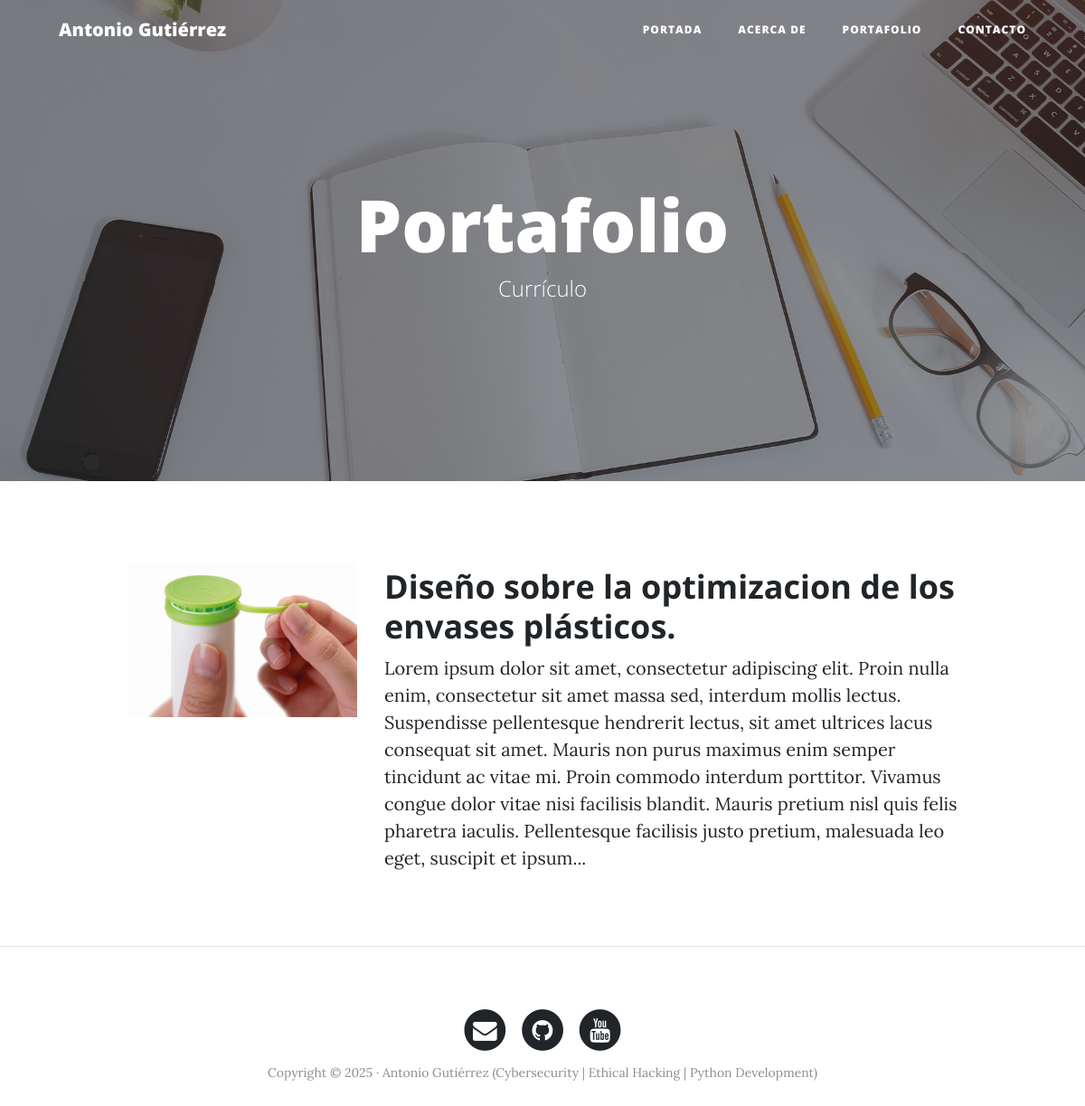
/portfolio/, run on an earlier commit of the app's database.
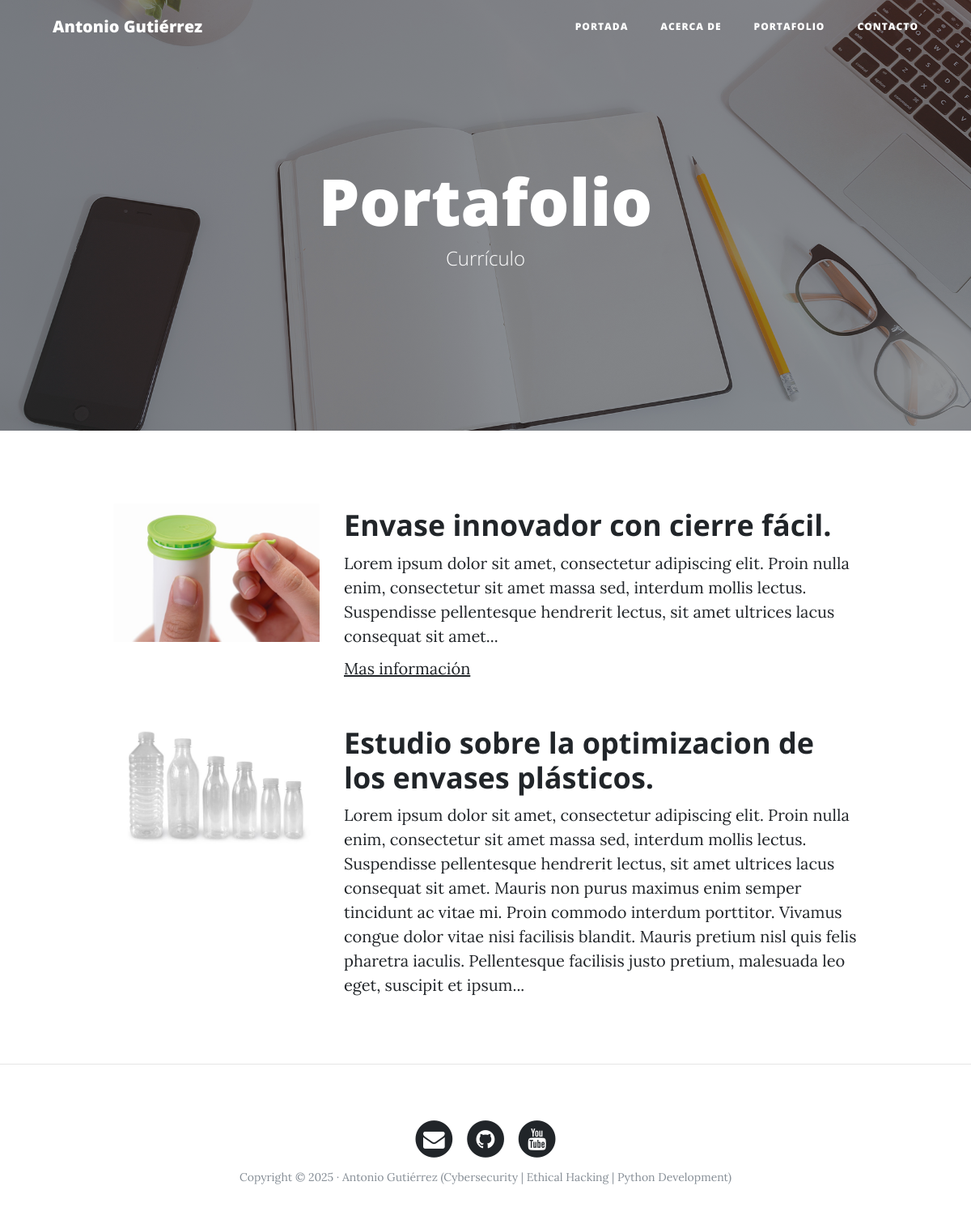
And on a later commit of the database.
### portfolio/models.py (models this page shows, shortened)
class Project(models.Model): # pylint: disable=missing-class-docstring
    title = models.CharField(max_length=200, verbose_name="Titulo")
    description = models.TextField(verbose_name="Descripción")
    image = models.ImageField(verbose_name="Imagen", upload_to="projects")
    link = models.URLField(verbose_name="Link",null=True, blank=True)
    created = models.DateTimeField(auto_now_add=True, verbose_name="Fecha de creación")
    updated = models.DateTimeField(auto_now=True, verbose_name="Fecha de edición")
    class Meta:
        verbose_name = "proyecto"
        verbose_name_plural = "proyectos"
        ordering = ["-created"]

### portfolio/views.py (the view)
# urls.py: path('portfolio/', portfolio_views.portfolio, name="portfolio"),
def portfolio(request): # pylint: disable=missing-function-docstring
    projects = Project.objects.all()
    return render(request, "portfolio/portfolio.html", {'projects':projects})

### portfolio/templates/portfolio/portfolio.html (shortened to what this page needs)
{% extends 'core/base.html' %}
{% block background %}{% load static %}{% static 'core/img/portfolio-bg.jpg' %}{% endblock %}
{% block headers %}
<h1>Portafolio</h1>
<span class="subheading">Currículo</span>
{% endblock %}
{% block content %}
    {% for project in projects %}
        <div class="row project">
            <div class="col-lg-3 col-md-4 offset-lg-1">
                <img class="img-fluid" src="{{project.image.url}}" alt="">
            </div>
            <div class="col-lg-7 col-md-8">
                <h2 class="section-heading title">{{project.title}}</h2>
                <p>{{project.description}}</p>
                {% if project.link %}
                    <p><a href="{{project.link}}" target="_blank">Mas información</a></p>
                {% endif %}
            </div>
        </div>
    {% endfor %}
{% endblock %}

### core/templates/core/base.html (shortened to what this page needs)
<!DOCTYPE html>
<html lang="es">
  <head>
    {% load static  %}
    <link href="{% static 'core/vendor/bootstrap/css/bootstrap.min.css' %}" rel="stylesheet">
    <link href="{% static 'core/vendor/font-awesome/css/font-awesome.min.css' %}" rel="stylesheet" type="text/css">
    <link href="{% static 'core/css/clean-blog.min.css' %}" rel="stylesheet">
  </head>
  <body>
    <nav class="navbar navbar-expand-lg navbar-light fixed-top" id="mainNav">
      <div class="container">
        <a class="navbar-brand" href="{% url 'home' %}">Antonio Gutiérrez</a>
        <div class="collapse navbar-collapse" id="navbarResponsive">
          <ul class="navbar-nav ml-auto">
            <li class="nav-item">
              <a class="nav-link" href="{% url 'home' %}">Portada</a>
            </li>
            <li class="nav-item">
              <a class="nav-link" href="{% url 'about' %}">Acerca de</a>
            </li>
            <li class="nav-item">
              <a class="nav-link" href="{% url 'portfolio' %}">Portafolio</a>
            </li>
            <li class="nav-item">
              <a class="nav-link" href="{% url 'contact' %}">Contacto</a>
            </li>
          </ul>
        </div>
      </div>
    </nav>
    <header class="masthead" style="background-image: url('{% block background %}{% endblock %}')">
      <div class="overlay"></div>
      <div class="container">
        <div class="row">
          <div class="col-lg-8 col-md-10 mx-auto">
            <div class="site-heading">
                {% block headers %}{% endblock %}
            </div>
          </div>
        </div>
      </div>
    </header>
    <div class="container">
        {% block content %}{% endblock %}
    </div>
    {% if request.path != "/" %}
    <hr>
    {% endif %}
    <footer>
      <div class="container">
        <div class="row">
          <div class="col-lg-8 col-md-10 mx-auto">
            <ul class="list-inline text-center">
              <li class="list-inline-item">
                <a href="#">
                  <span class="fa-stack fa-lg">
                    <i class="fa fa-circle fa-stack-2x"></i>
                    <i class="fa fa-envelope fa-stack-1x fa-inverse"></i>
                  </span>
                </a>
              </li>
              <li class="list-inline-item">
                <a href="#">
                  <span class="fa-stack fa-lg">
                    <i class="fa fa-circle fa-stack-2x"></i>
                    <i class="fa fa-github fa-stack-1x fa-inverse"></i>
                  </span>
                </a>
              </li>
              <li class="list-inline-item">
                <a href="#">
                  <span class="fa-stack fa-lg">
                    <i class="fa fa-circle fa-stack-2x"></i>
                    <i class="fa fa-youtube fa-stack-1x fa-inverse"></i>
                  </span>
                </a>
              </li>
            </ul>
            <p class="copyright text-muted">Copyright &copy; 2025 · Antonio Gutiérrez (Cybersecurity | Ethical Hacking | Python Development) </p>
          </div>
        </div>
      </div>
    </footer>
  </body>
</html>

What changed in the data, as far as the page shows it:
added Project: image (picture), title "Envase innovador con cierre fácil.", description "Lorem ipsum dolor sit amet, consectetur adipiscing elit. Proin nulla enim, consectetur sit amet massa sed, interdum mollis lectus. Suspendisse pellentesque hendrerit lectus, sit amet ultrices lacus consequat sit amet..."
changed Project: image: a different picture; title "Diseño sobre la optimizacion de los envases plásticos." → "Estudio sobre la optimizacion de los envases plásticos."
